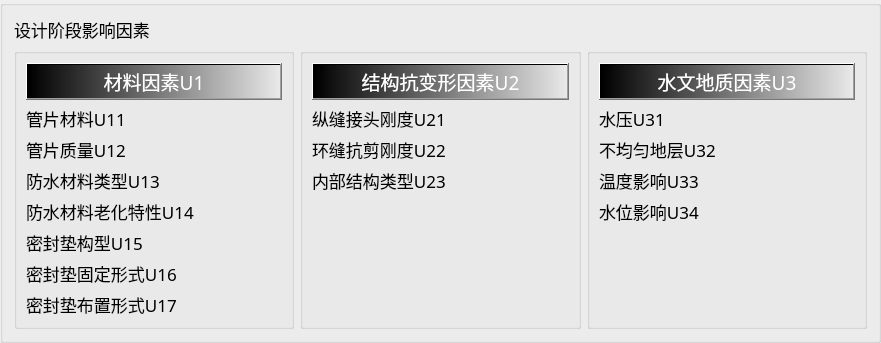
  <widget class="QGroupBox" name="groupBox_7">
   <property name="geometry">
    <rect>
     <x>10</x>
     <y>10</y>
     <width>881</width>
     <height>301</height>
    </rect>
   </property>
   <property name="font">
    <font>
     <family>黑体</family>
     <pointsize>13</pointsize>
     <weight>50</weight>
     <italic>false</italic>
     <bold>false</bold>
    </font>
   </property>
   <property name="styleSheet">
    <string notr="true">font: 13pt &quot;黑体&quot;;</string>
   </property>
   <property name="title">
    <string/>
   </property>
   <layout class="QGridLayout" name="gridLayout_3">
    <item row="1" column="0" rowspan="2">
     <widget class="QGroupBox" name="groupBox_5">
      <property name="font">
       <font>
        <family>黑体</family>
        <pointsize>13</pointsize>
        <weight>50</weight>
        <italic>false</italic>
        <bold>false</bold>
        <underline>false</underline>
       </font>
      </property>
      <property name="title">
       <string/>
      </property>
      <layout class="QVBoxLayout" name="verticalLayout_2">
       <item>
        <widget class="QPushButton" name="pushButton_5">
         <property name="font">
          <font>
           <family>黑体</family>
           <pointsize>14</pointsize>
           <weight>50</weight>
           <italic>false</italic>
           <bold>false</bold>
           <underline>false</underline>
           <kerning>true</kerning>
          </font>
         </property>
         <property name="styleSheet">
          <string notr="true">background-color: qlineargradient(spread:pad, x1:0, y1:0, x2:1, y2:0, stop:0 rgba(0, 0, 0, 255), stop:1 rgba(0, 0, 0, 0));
font: 14pt &quot;黑体&quot;;
color: rgb(255, 255, 255);</string>
         </property>
         <property name="text">
          <string>材料因素U1</string>
         </property>
        </widget>
       </item>
       <item>
        <widget class="QLabel" name="label_10">
         <property name="font">
          <font>
           <family>黑体</family>
           <pointsize>13</pointsize>
           <weight>50</weight>
           <italic>false</italic>
           <bold>false</bold>
           <underline>false</underline>
          </font>
         </property>
         <property name="text">
          <string>管片材料U11</string>
         </property>
        </widget>
       </item>
       <item>
        <widget class="QLabel" name="label_11">
         <property name="font">
          <font>
           <family>黑体</family>
           <pointsize>13</pointsize>
           <weight>50</weight>
           <italic>false</italic>
           <bold>false</bold>
           <underline>false</underline>
          </font>
         </property>
         <property name="text">
          <string>管片质量U12</string>
         </property>
        </widget>
       </item>
       <item>
        <widget class="QLabel" name="label_12">
         <property name="font">
          <font>
           <family>黑体</family>
           <pointsize>13</pointsize>
           <weight>50</weight>
           <italic>false</italic>
           <bold>false</bold>
           <underline>false</underline>
          </font>
         </property>
         <property name="text">
          <string>防水材料类型U13</string>
         </property>
        </widget>
       </item>
       <item>
        <widget class="QLabel" name="label_14">
         <property name="font">
          <font>
           <family>黑体</family>
           <pointsize>13</pointsize>
           <weight>50</weight>
           <italic>false</italic>
           <bold>false</bold>
           <underline>false</underline>
          </font>
         </property>
         <property name="text">
          <string>防水材料老化特性U14</string>
         </property>
        </widget>
       </item>
       <item>
        <widget class="QLabel" name="label_15">
         <property name="font">
          <font>
           <family>黑体</family>
           <pointsize>13</pointsize>
           <weight>50</weight>
           <italic>false</italic>
           <bold>false</bold>
           <underline>false</underline>
          </font>
         </property>
         <property name="text">
          <string>密封垫构型U15</string>
         </property>
        </widget>
       </item>
       <item>
        <widget class="QLabel" name="label_16">
         <property name="font">
          <font>
           <family>黑体</family>
           <pointsize>13</pointsize>
           <weight>50</weight>
           <italic>false</italic>
           <bold>false</bold>
           <underline>false</underline>
          </font>
         </property>
         <property name="styleSheet">
          <string notr="true"/>
         </property>
         <property name="text">
          <string>密封垫固定形式U16</string>
         </property>
        </widget>
       </item>
       <item>
        <widget class="QLabel" name="label_21">
         <property name="font">
          <font>
           <family>黑体</family>
           <pointsize>13</pointsize>
           <weight>50</weight>
           <italic>false</italic>
           <bold>false</bold>
           <underline>false</underline>
          </font>
         </property>
         <property name="text">
          <string>密封垫布置形式U17</string>
         </property>
        </widget>
       </item>
       <item>
        <spacer name="verticalSpacer_5">
         <property name="orientation">
          <enum>Qt::Vertical</enum>
         </property>
         <property name="sizeHint" stdset="0">
          <size>
           <width>20</width>
           <height>40</height>
          </size>
         </property>
        </spacer>
       </item>
      </layout>
     </widget>
    </item>
    <item row="0" column="0" colspan="2">
     <widget class="QLabel" name="label_22">
      <property name="styleSheet">
       <string notr="true">font: 16pt &quot;微软雅黑&quot;;</string>
      </property>
      <property name="text">
       <string>设计阶段影响因素</string>
      </property>
     </widget>
    </item>
    <item row="1" column="1" rowspan="2">
     <widget class="QGroupBox" name="groupBox_10">
      <property name="font">
       <font>
        <family>黑体</family>
        <pointsize>13</pointsize>
        <weight>50</weight>
        <italic>false</italic>
        <bold>false</bold>
        <underline>false</underline>
       </font>
      </property>
      <property name="title">
       <string/>
      </property>
      <layout class="QVBoxLayout" name="verticalLayout_6">
       <item>
        <widget class="QPushButton" name="pushButton_8">
         <property name="font">
          <font>
           <family>黑体</family>
           <pointsize>14</pointsize>
           <weight>50</weight>
           <italic>false</italic>
           <bold>false</bold>
           <underline>false</underline>
          </font>
         </property>
         <property name="styleSheet">
          <string notr="true">background-color: qlineargradient(spread:pad, x1:0, y1:0, x2:1, y2:0, stop:0 rgba(0, 0, 0, 255), stop:1 rgba(0, 0, 0, 0));
font: 14pt &quot;黑体&quot;;
color: rgb(255, 255, 255);</string>
         </property>
         <property name="text">
          <string>结构抗变形因素U2</string>
         </property>
        </widget>
       </item>
       <item>
        <widget class="QLabel" name="label_33">
         <property name="font">
          <font>
           <family>黑体</family>
           <pointsize>13</pointsize>
           <weight>50</weight>
           <italic>false</italic>
           <bold>false</bold>
           <underline>false</underline>
          </font>
         </property>
         <property name="text">
          <string>纵缝接头刚度U21</string>
         </property>
        </widget>
       </item>
       <item>
        <widget class="QLabel" name="label_34">
         <property name="font">
          <font>
           <family>黑体</family>
           <pointsize>13</pointsize>
           <weight>50</weight>
           <italic>false</italic>
           <bold>false</bold>
           <underline>false</underline>
          </font>
         </property>
         <property name="text">
          <string>环缝抗剪刚度U22</string>
         </property>
        </widget>
       </item>
       <item>
        <widget class="QLabel" name="label_35">
         <property name="font">
          <font>
           <family>黑体</family>
           <pointsize>13</pointsize>
           <weight>50</weight>
           <italic>false</italic>
           <bold>false</bold>
           <underline>false</underline>
          </font>
         </property>
         <property name="text">
          <string>内部结构类型U23</string>
         </property>
        </widget>
       </item>
       <item>
        <spacer name="verticalSpacer">
         <property name="orientation">
          <enum>Qt::Vertical</enum>
         </property>
         <property name="sizeHint" stdset="0">
          <size>
           <width>20</width>
           <height>40</height>
          </size>
         </property>
        </spacer>
       </item>
      </layout>
     </widget>
    </item>
    <item row="1" column="2" rowspan="2">
     <widget class="QGroupBox" name="groupBox_9">
      <property name="font">
       <font>
        <family>黑体</family>
        <pointsize>13</pointsize>
        <weight>50</weight>
        <italic>false</italic>
        <bold>false</bold>
        <underline>false</underline>
       </font>
      </property>
      <property name="title">
       <string/>
      </property>
      <layout class="QVBoxLayout" name="verticalLayout_5">
       <item>
        <widget class="QPushButton" name="pushButton_7">
         <property name="font">
          <font>
           <family>黑体</family>
           <pointsize>14</pointsize>
           <weight>50</weight>
           <italic>false</italic>
           <bold>false</bold>
           <underline>false</underline>
          </font>
         </property>
         <property name="styleSheet">
          <string notr="true">background-color: qlineargradient(spread:pad, x1:0, y1:0, x2:1, y2:0, stop:0 rgba(0, 0, 0, 255), stop:1 rgba(0, 0, 0, 0));
font: 14pt &quot;黑体&quot;;
color: rgb(255, 255, 255);</string>
         </property>
         <property name="text">
          <string>水文地质因素U3</string>
         </property>
        </widget>
       </item>
       <item>
        <widget class="QLabel" name="label_23">
         <property name="font">
          <font>
           <family>黑体</family>
           <pointsize>13</pointsize>
           <weight>50</weight>
           <italic>false</italic>
           <bold>false</bold>
           <underline>false</underline>
          </font>
         </property>
         <property name="text">
          <string>水压U31</string>
         </property>
        </widget>
       </item>
       <item>
        <widget class="QLabel" name="label_24">
         <property name="font">
          <font>
           <family>黑体</family>
           <pointsize>13</pointsize>
           <weight>50</weight>
           <italic>false</italic>
           <bold>false</bold>
           <underline>false</underline>
          </font>
         </property>
         <property name="text">
          <string>不均匀地层U32</string>
         </property>
        </widget>
       </item>
       <item>
        <widget class="QLabel" name="label_25">
         <property name="font">
          <font>
           <family>黑体</family>
           <pointsize>13</pointsize>
           <weight>50</weight>
           <italic>false</italic>
           <bold>false</bold>
           <underline>false</underline>
          </font>
         </property>
         <property name="text">
          <string>温度影响U33</string>
         </property>
        </widget>
       </item>
       <item>
        <widget class="QLabel" name="label_26">
         <property name="font">
          <font>
           <family>黑体</family>
           <pointsize>13</pointsize>
           <weight>50</weight>
           <italic>false</italic>
           <bold>false</bold>
           <underline>false</underline>
          </font>
         </property>
         <property name="text">
          <string>水位影响U34</string>
         </property>
        </widget>
       </item>
       <item>
        <spacer name="verticalSpacer_2">
         <property name="orientation">
          <enum>Qt::Vertical</enum>
         </property>
         <property name="sizeHint" stdset="0">
          <size>
           <width>20</width>
           <height>40</height>
          </size>
         </property>
        </spacer>
       </item>
      </layout>
     </widget>
    </item>
   </layout>
  </widget>
